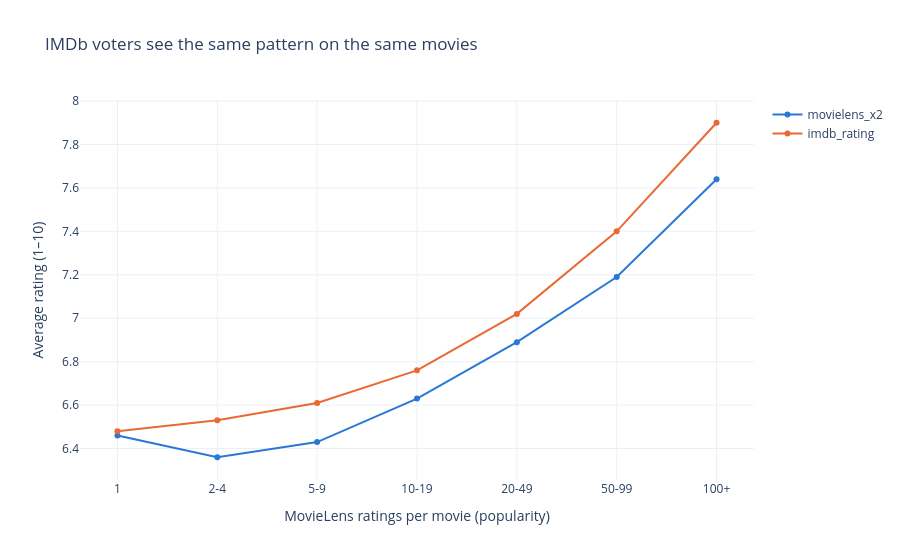

Notebook code cell kept with this figure:
### Markdown cell above
### 3c. Does a different dataset corroborate? (IMDb)

In MovieLens, popularity and quality come from the **same ratings**. IMDb gives an independent audience.
`links.imdbId` plus the prefix `tt` is IMDb's `tconst`.

First: the **same movies**, grouped by MovieLens popularity, with their MovieLens average (× 2, to put it on IMDb's
1–10 scale) next to their IMDb rating.

### Code cell
ml_imdb = q("""
SELECT s.bucket,
       COUNT(*) AS movies,
       ROUND(AVG(s.avg_rating) * 2, 2) AS movielens_x2,
       ROUND(AVG(i.averageRating), 2)  AS imdb_rating
FROM movie_stats s
JOIN links l ON l.movieId = s.movieId
JOIN imdb_ratings i ON i.tconst = 'tt' || l.imdbId
GROUP BY s.bucket_id, s.bucket
ORDER BY s.bucket_id
""")

fig = px.line(
    ml_imdb,
    x="bucket",
    y=["movielens_x2", "imdb_rating"],
    markers=True,
    color_discrete_sequence=[PRIMARY, ACCENT],
    labels={
        "bucket": "MovieLens ratings per movie (popularity)",
        "value": "Average rating (1–10)",
        "variable": "",
    },
    title="IMDb voters see the same pattern on the same movies",
)
fig.show()

same_movies = con.sql("""
SELECT s.n_ratings, i.averageRating AS imdb_rating
FROM movie_stats s
JOIN links l ON l.movieId = s.movieId
JOIN imdb_ratings i ON i.tconst = 'tt' || l.imdbId
WHERE s.n_ratings >= 10
""").pl()
print(
    "Spearman, MovieLens popularity vs IMDb rating (>= 10 ratings):",
    spearman(same_movies, y="imdb_rating"),
)

### Figure 1 — Plotly figure (JSON) as saved in the notebook; plotly's stock layout.template omitted (floating-point values rounded to 4 significant figures)
{"data": [{"hovertemplate": "=movielens_x2<br>MovieLens ratings per movie (popularity)=%{x}<br>Average rating (1–10)=%{y}<extra></extra>", "legendgroup": "movielens_x2", "line": {"color": "#2a78d6", "dash": "solid"}, "marker": {"symbol": "circle"}, "mode": "lines+markers", "name": "movielens_x2", "orientation": "v", "showlegend": true, "type": "scatter", "x": ["1", "2-4", "5-9", "10-19", "20-49", "50-99", "100+"], "xaxis": "x", "y": [6.46, 6.36, 6.43, 6.63, 6.89, 7.19, 7.64], "yaxis": "y"}, {"hovertemplate": "=imdb_rating<br>MovieLens ratings per movie (popularity)=%{x}<br>Average rating (1–10)=%{y}<extra></extra>", "legendgroup": "imdb_rating", "line": {"color": "#eb6834", "dash": "solid"}, "marker": {"symbol": "circle"}, "mode": "lines+markers", "name": "imdb_rating", "orientation": "v", "showlegend": true, "type": "scatter", "x": ["1", "2-4", "5-9", "10-19", "20-49", "50-99", "100+"], "xaxis": "x", "y": [6.48, 6.53, 6.61, 6.76, 7.02, 7.4, 7.9], "yaxis": "y"}], "layout": {"legend": {"title": {"text": ""}, "tracegroupgap": 0}, "title": {"text": "IMDb voters see the same pattern on the same movies"}, "xaxis": {"anchor": "y", "domain": [0.0, 1.0], "title": {"text": "MovieLens ratings per movie (popularity)"}}, "yaxis": {"anchor": "x", "domain": [0.0, 1.0], "title": {"text": "Average rating (1–10)"}}}}
